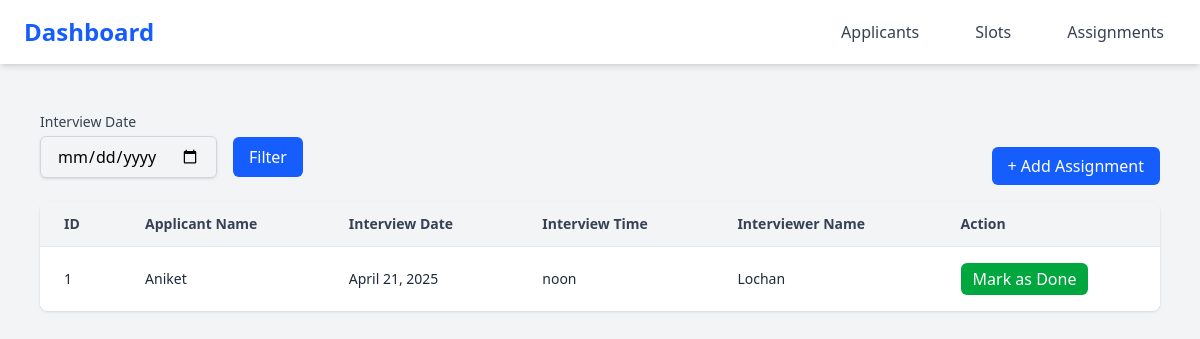
Before: /assignments with the older database file.
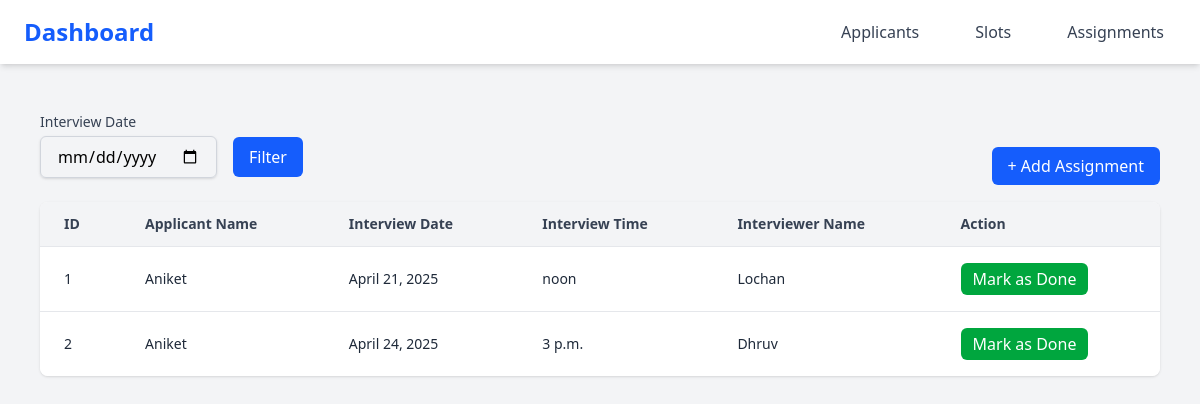
After: the same page with the newer database file.
### Interview_Scheduler_app/models.py (models this page shows)
class Assignment(models.Model):
    interview_slot=models.ForeignKey(InterviewSlot, on_delete=models.CASCADE)
    applicant=models.ForeignKey(Applicant, on_delete=models.CASCADE)

class Applicant(models.Model):
    name=models.CharField(max_length=100)
    email=models.EmailField()
    job_applied_for=models.CharField(max_length=100)

class InterviewSlot(models.Model):
    status_choices = [
        ("available","Available"),
        ("scheduled","Scheduled"),
        ("completed","Completed"),
        ("cancelled","Cancelled")
    ]
    date=models.DateField()
    time=models.TimeField()
    interviewer_name=models.CharField(max_length=100)
    job_role=models.CharField(max_length=100)
    status=models.CharField(max_length=20,choices=status_choices,default="available")

### Interview_Scheduler_app/views.py (the view)
# urls.py: path('assignments',views.assignments,name='assignments'),
def assignments(request):
    assignments=Assignment.objects.select_related('interview_slot','applicant')
    return render(request,'assignments.html',{"assignments":assignments})

### templates/assignments.html (shortened to what this page needs)
{% load static tailwind_tags %}
<!DOCTYPE html>
<html lang="en">
<head>
    {% tailwind_css %}
</head>
<body class="bg-gray-100 min-h-screen">
    <div class="mb-6">
        {% include 'templates/navbar.html' %}
    </div>
    <div class="max-w-6xl mx-auto px-4 py-6">
        <div class="flex flex-row justify-between items-end mb-6">
            <div>
                <label for="date" class="block text-sm font-medium text-gray-700 mb-1">Interview Date</label>
                <form method="GET" action="{% url 'filter_date' %}" class="flex flex-row gap-4 items-center">
                    <input type="date" name="date" id="date"
                           class="border border-gray-300 rounded-md shadow-sm px-4 py-2 focus:ring-blue-500 focus:border-blue-500"
                           value="{{ request.GET.date }}">
                    <button type="submit"
                            class="bg-blue-600 text-white px-4 py-2 rounded-md hover:bg-blue-700 transition">
                        Filter
                    </button>
                </form>
            </div>
            <div>
                <a href="{% url 'add_assignment' %}"
                   class="bg-blue-600 text-white px-4 py-2 rounded-md hover:bg-blue-700 transition">
                    + Add Assignment
                </a>
            </div>
        </div>
        <div class="overflow-x-auto bg-white rounded-lg shadow">
            <table class="min-w-full divide-y divide-gray-200 text-left">
                <thead class="bg-gray-100">
                    <tr>
                        <th class="px-6 py-3 text-sm font-semibold text-gray-700">ID</th>
                        <th class="px-6 py-3 text-sm font-semibold text-gray-700">Applicant Name</th>
                        <th class="px-6 py-3 text-sm font-semibold text-gray-700">Interview Date</th>
                        <th class="px-6 py-3 text-sm font-semibold text-gray-700">Interview Time</th>
                        <th class="px-6 py-3 text-sm font-semibold text-gray-700">Interviewer Name</th>
                        <th class="px-6 py-3 text-sm font-semibold text-gray-700">Action</th>
                    </tr>
                </thead>
                <tbody class="bg-white divide-y divide-gray-200">
                    {% for assignment in assignments %}
                    <tr class="hover:bg-gray-50">
                        <td class="px-6 py-4 text-sm text-gray-800">{{ assignment.id }}</td>
                        <td class="px-6 py-4 text-sm text-gray-800">{{ assignment.applicant.name }}</td>
                        <td class="px-6 py-4 text-sm text-gray-800">{{ assignment.interview_slot.date }}</td>
                        <td class="px-6 py-4 text-sm text-gray-800">{{ assignment.interview_slot.time }}</td>
                        <td class="px-6 py-4 text-sm text-gray-800">{{ assignment.interview_slot.interviewer_name }}</td>
                        <td class="px-6 py-4">
                            <form method="POST" action="{% url 'update_slot' assignment.interview_slot.id %}">
                                <button type="submit"
                                        class="bg-green-600 text-white px-3 py-1 rounded-md hover:bg-green-700 transition">
                                    Mark as Done
                                </button>
                            </form>
                        </td>
                    </tr>
                    {% empty %}
                    <tr>
                        <td colspan="6" class="px-6 py-4 text-center text-gray-500">
                            No assignments found.
                        </td>
                    </tr>
                    {% endfor %}
                </tbody>
            </table>
        </div>
    </div>
</body>
</html>

Changed rows visible on the page:
added Assignment: id "2", applicant.name "Aniket", interview_slot "April 24, 2025", interview_slot.time "3 p.m.", interview_slot.interviewer_name "Dhruv"
